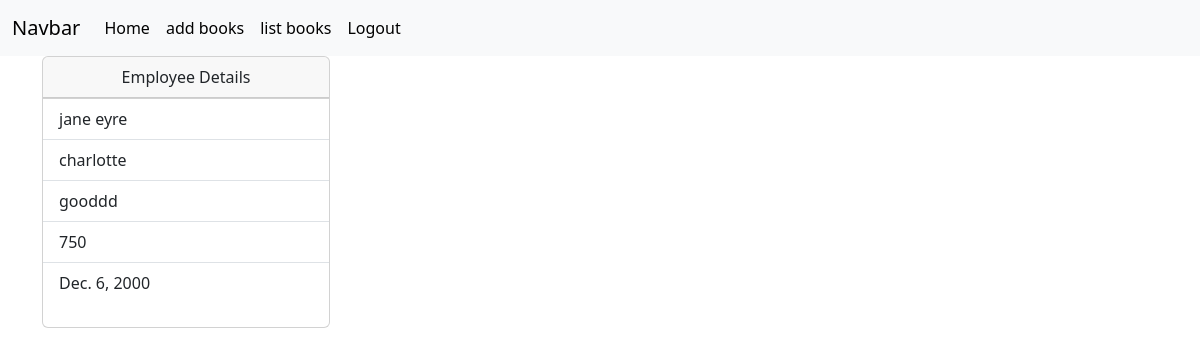
/books/3 (signed in), run on the app's committed database.
### books/models.py (models this page shows, shortened)
class BooksApp(models.Model):
    name=models.CharField(max_length=200)
    author=models.CharField(max_length=200)
    review=models.CharField(max_length=200)
    price=models.PositiveIntegerField()
    publisheddate=models.DateField()
    profile_pic=models.ImageField(upload_to="images",null=True,blank=True)

### books/views.py (the view)
# urls.py: path('books/<int:pk>',views.BooksAppDetailVeiw.as_view(),name="books-detail"),
@method_decorator(signin_required,name="dispatch")
class BooksAppDetailVeiw(View):
    def get(self,request,*args,**kwargs):
        id=kwargs.get("pk")
        qs=BooksApp.objects.get(id=id)
        return render(request,"book_detail.html",{"data":qs})

### books/views.py (called while the page is built)
def signin_required(fn):
    def wrapper(request,*args,**kwargs):
        if not request.user.is_authenticated:
            messages.error(request,"invalid session")
            return redirect("signin")
        else:
            return fn(request,*args,**kwargs)
    return wrapper

### books/templates/book_detail.html (shortened to what this page needs)
{%extends 'base.html'%}
{%block body_block%}
<body class="port grad">
<div class="container ">
    <div>
        <div class="card" style="width: 18rem;">
            <div class="card-header">
             <center>Employee Details</center>
            </div>
            <ul class="list-group list-group-flush">
              <li class="list-group-item">{{data.name}}</li>
              <li class="list-group-item">{{data.author}}</li>
              <li class="list-group-item">{{data.review}}</li>
              <li class="list-group-item">{{data.price}}</li>
              <li class="list-group-item">{{data.publisheddate}}</li>
            </ul>
          </div>
    </div>
</div>
</body>
{%endblock%}

### data on the page
BooksApp: name "jane eyre", author "charlotte", review "gooddd", price "750", publisheddate "Dec. 6, 2000"
